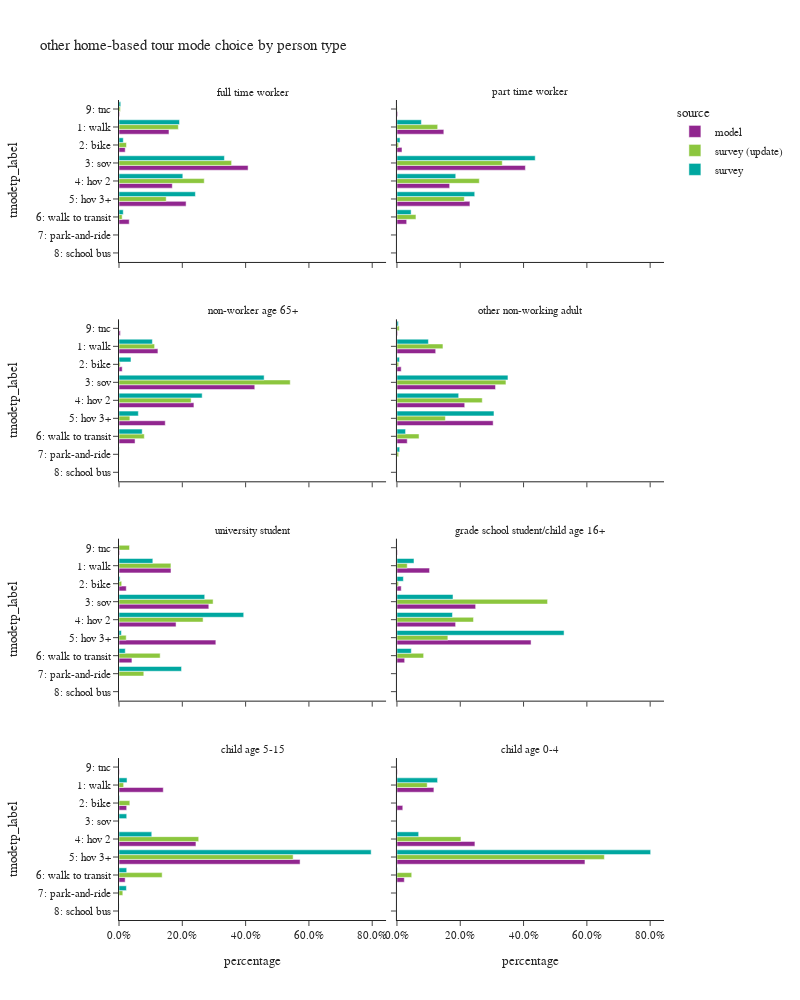

This figure's notebook cell:
### Code cell
plot_mode_choice(hb_tour,"pptyp_label",
                 {"pptyp_label":["full time worker","part time worker","non-worker age 65+","other non-working adult",
                                 "university student","grade school student/child age 16+","child age 5-15","child age 0-4"],
                  "tmodetp_label":["1: walk","2: bike","3: sov","4: hov 2","5: hov 3+","6: walk to transit",
                                   "7: park-and-ride","8: school bus","9: other–survey only"]},
                 "person type",2,1000)

### Figure 1 — Plotly figure (JSON) as saved in the notebook; plotly's stock layout.template omitted (floating-point values rounded to 4 significant figures)
{"data": [{"alignmentgroup": "True", "customdata": [[115357], [14347], [297954], [123023], [154849], [23603], [1425]], "hovertemplate": "source=model<br>pptyp_label=full time worker<br>percentage=%{x}<br>tmodetp_label=%{y}<br>sample count=%{customdata[0]}<extra></extra>", "legendgroup": "model", "marker": {"color": "#91268F", "pattern": {"shape": ""}}, "name": "model", "offsetgroup": "model", "orientation": "h", "showlegend": true, "textposition": "auto", "type": "bar", "x": [0.1579, 0.01964, 0.4078, 0.1684, 0.212, 0.03231, 0.001951], "xaxis": "x7", "y": ["1: walk", "2: bike", "3: sov", "4: hov 2", "5: hov 3+", "6: walk to transit", "9: tnc"], "yaxis": "y7"}, {"alignmentgroup": "True", "customdata": [[44564], [4794], [122082], [50103], [69363], [9245], [706]], "hovertemplate": "source=model<br>pptyp_label=part time worker<br>percentage=%{x}<br>tmodetp_label=%{y}<br>sample count=%{customdata[0]}<extra></extra>", "legendgroup": "model", "marker": {"color": "#91268F", "pattern": {"shape": ""}}, "name": "model", "offsetgroup": "model", "orientation": "h", "showlegend": false, "textposition": "auto", "type": "bar", "x": [0.1481, 0.01593, 0.4058, 0.1665, 0.2306, 0.03073, 0.002347], "xaxis": "x8", "y": ["1: walk", "2: bike", "3: sov", "4: hov 2", "5: hov 3+", "6: walk to transit", "9: tnc"], "yaxis": "y8"}, {"alignmentgroup": "True", "customdata": [[68970], [5690], [240614], [132782], [81981], [28441], [2466]], "hovertemplate": "source=model<br>pptyp_label=non-worker age 65+<br>percentage=%{x}<br>tmodetp_label=%{y}<br>sample count=%{customdata[0]}<extra></extra>", "legendgroup": "model", "marker": {"color": "#91268F", "pattern": {"shape": ""}}, "name": "model", "offsetgroup": "model", "orientation": "h", "showlegend": false, "textposition": "auto", "type": "bar", "x": [0.123, 0.01014, 0.4289, 0.2367, 0.1461, 0.0507, 0.004396], "xaxis": "x5", "y": ["1: walk", "2: bike", "3: sov", "4: hov 2", "5: hov 3+", "6: walk to transit", "9: tnc"], "yaxis": "y5"}, {"alignmentgroup": "True", "customdata": [[84636], [9278], [215335], [148048], [210174], [22476], [1464]], "hovertemplate": "source=model<br>pptyp_label=other non-working adult<br>percentage=%{x}<br>tmodetp_label=%{y}<br>sample count=%{customdata[0]}<extra></extra>", "legendgroup": "model", "marker": {"color": "#91268F", "pattern": {"shape": ""}}, "name": "model", "offsetgroup": "model", "orientation": "h", "showlegend": false, "textposition": "auto", "type": "bar", "x": [0.1224, 0.01342, 0.3114, 0.2141, 0.304, 0.03251, 0.002117], "xaxis": "x6", "y": ["1: walk", "2: bike", "3: sov", "4: hov 2", "5: hov 3+", "6: walk to transit", "9: tnc"], "yaxis": "y6"}, {"alignmentgroup": "True", "customdata": [[9377], [1310], [16198], [10292], [17468], [2332], [115]], "hovertemplate": "source=model<br>pptyp_label=university student<br>percentage=%{x}<br>tmodetp_label=%{y}<br>sample count=%{customdata[0]}<extra></extra>", "legendgroup": "model", "marker": {"color": "#91268F", "pattern": {"shape": ""}}, "name": "model", "offsetgroup": "model", "orientation": "h", "showlegend": false, "textposition": "auto", "type": "bar", "x": [0.1642, 0.02295, 0.2837, 0.1803, 0.306, 0.04085, 0.002014], "xaxis": "x3", "y": ["1: walk", "2: bike", "3: sov", "4: hov 2", "5: hov 3+", "6: walk to transit", "9: tnc"], "yaxis": "y3"}, {"alignmentgroup": "True", "customdata": [[14675], [1923], [35423], [26404], [60362], [3472], [197]], "hovertemplate": "source=model<br>pptyp_label=grade school student/child age 16+<br>percentage=%{x}<br>tmodetp_label=%{y}<br>sample count=%{customdata[0]}<extra></extra>", "legendgroup": "model", "marker": {"color": "#91268F", "pattern": {"shape": ""}}, "name": "model", "offsetgroup": "model", "orientation": "h", "showlegend": false, "textposition": "auto", "type": "bar", "x": [0.103, 0.0135, 0.2487, 0.1853, 0.4237, 0.02437, 0.001383], "xaxis": "x4", "y": ["1: walk", "2: bike", "3: sov", "4: hov 2", "5: hov 3+", "6: walk to transit", "9: tnc"], "yaxis": "y4"}, {"alignmentgroup": "True", "customdata": [[17722], [3074], [30806], [72487], [2466], [151]], "hovertemplate": "source=model<br>pptyp_label=child age 5-15<br>percentage=%{x}<br>tmodetp_label=%{y}<br>sample count=%{customdata[0]}<extra></extra>", "legendgroup": "model", "marker": {"color": "#91268F", "pattern": {"shape": ""}}, "name": "model", "offsetgroup": "model", "orientation": "h", "showlegend": false, "textposition": "auto", "type": "bar", "x": [0.1399, 0.02426, 0.2431, 0.5721, 0.01946, 0.001192], "xaxis": "x", "y": ["1: walk", "2: bike", "4: hov 2", "5: hov 3+", "6: walk to transit", "9: tnc"], "yaxis": "y"}, {"alignmentgroup": "True", "customdata": [[17070], [2695], [36020], [86854], [3402], [177]], "hovertemplate": "source=model<br>pptyp_label=child age 0-4<br>percentage=%{x}<br>tmodetp_label=%{y}<br>sample count=%{customdata[0]}<extra></extra>", "legendgroup": "model", "marker": {"color": "#91268F", "pattern": {"shape": ""}}, "name": "model", "offsetgroup": "model", "orientation": "h", "showlegend": false, "textposition": "auto", "type": "bar", "x": [0.1167, 0.01843, 0.2463, 0.594, 0.02327, 0.001211], "xaxis": "x2", "y": ["1: walk", "2: bike", "4: hov 2", "5: hov 3+", "6: walk to transit", "9: tnc"], "yaxis": "y2"}, {"alignmentgroup": "True", "customdata": [[459], [52], [448], [262], [145], [44], [2], [13]], "hovertemplate": "source=survey (update)<br>pptyp_label=full time worker<br>percentage=%{x}<br>tmodetp_label=%{y}<br>sample count=%{customdata[0]}<extra></extra>", "legendgroup": "survey (update)", "marker": {"color": "#8CC63E", "pattern": {"shape": ""}}, "name": "survey (update)", "offsetgroup": "survey (update)", "orientation": "h", "showlegend": true, "textposition": "auto", "type": "bar", "x": [0.1875, 0.0236, 0.3557, 0.2693, 0.1491, 0.009958, 0.0003214, 0.004467], "xaxis": "x7", "y": ["1: walk", "2: bike", "3: sov", "4: hov 2", "5: hov 3+", "6: walk to transit", "7: park-and-ride", "9: tnc"], "yaxis": "y7"}, {"alignmentgroup": "True", "customdata": [[80], [11], [151], [75], [47], [25], [2]], "hovertemplate": "source=survey (update)<br>pptyp_label=part time worker<br>percentage=%{x}<br>tmodetp_label=%{y}<br>sample count=%{customdata[0]}<extra></extra>", "legendgroup": "survey (update)", "marker": {"color": "#8CC63E", "pattern": {"shape": ""}}, "name": "survey (update)", "offsetgroup": "survey (update)", "orientation": "h", "showlegend": false, "textposition": "auto", "type": "bar", "x": [0.1287, 0.004936, 0.3327, 0.2602, 0.2128, 0.06002, 0.0006502], "xaxis": "x8", "y": ["1: walk", "2: bike", "3: sov", "4: hov 2", "5: hov 3+", "6: walk to transit", "9: tnc"], "yaxis": "y8"}, {"alignmentgroup": "True", "customdata": [[159], [11], [428], [254], [56], [55], [4], [1]], "hovertemplate": "source=survey (update)<br>pptyp_label=non-worker age 65+<br>percentage=%{x}<br>tmodetp_label=%{y}<br>sample count=%{customdata[0]}<extra></extra>", "legendgroup": "survey (update)", "marker": {"color": "#8CC63E", "pattern": {"shape": ""}}, "name": "survey (update)", "offsetgroup": "survey (update)", "orientation": "h", "showlegend": false, "textposition": "auto", "type": "bar", "x": [0.1125, 0.003648, 0.541, 0.2278, 0.03434, 0.07992, 0.0006762, 0.0001513], "xaxis": "x5", "y": ["1: walk", "2: bike", "3: sov", "4: hov 2", "5: hov 3+", "6: walk to transit", "7: park-and-ride", "9: tnc"], "yaxis": "y5"}, {"alignmentgroup": "True", "customdata": [[187], [22], [324], [194], [110], [64], [5], [7]], "hovertemplate": "source=survey (update)<br>pptyp_label=other non-working adult<br>percentage=%{x}<br>tmodetp_label=%{y}<br>sample count=%{customdata[0]}<extra></extra>", "legendgroup": "survey (update)", "marker": {"color": "#8CC63E", "pattern": {"shape": ""}}, "name": "survey (update)", "offsetgroup": "survey (update)", "orientation": "h", "showlegend": false, "textposition": "auto", "type": "bar", "x": [0.1453, 0.005416, 0.3444, 0.2696, 0.1531, 0.06987, 0.005306, 0.007063], "xaxis": "x6", "y": ["1: walk", "2: bike", "3: sov", "4: hov 2", "5: hov 3+", "6: walk to transit", "7: park-and-ride", "9: tnc"], "yaxis": "y6"}, {"alignmentgroup": "True", "customdata": [[39], [5], [27], [15], [4], [10], [3], [1]], "hovertemplate": "source=survey (update)<br>pptyp_label=university student<br>percentage=%{x}<br>tmodetp_label=%{y}<br>sample count=%{customdata[0]}<extra></extra>", "legendgroup": "survey (update)", "marker": {"color": "#8CC63E", "pattern": {"shape": ""}}, "name": "survey (update)", "offsetgroup": "survey (update)", "orientation": "h", "showlegend": false, "textposition": "auto", "type": "bar", "x": [0.1641, 0.008495, 0.2973, 0.2657, 0.02279, 0.13, 0.07835, 0.03329], "xaxis": "x3", "y": ["1: walk", "2: bike", "3: sov", "4: hov 2", "5: hov 3+", "6: walk to transit", "7: park-and-ride", "9: tnc"], "yaxis": "y3"}, {"alignmentgroup": "True", "customdata": [[5], [3], [17], [10], [15], [2]], "hovertemplate": "source=survey (update)<br>pptyp_label=grade school student/child age 16+<br>percentage=%{x}<br>tmodetp_label=%{y}<br>sample count=%{customdata[0]}<extra></extra>", "legendgroup": "survey (update)", "marker": {"color": "#8CC63E", "pattern": {"shape": ""}}, "name": "survey (update)", "offsetgroup": "survey (update)", "orientation": "h", "showlegend": false, "textposition": "auto", "type": "bar", "x": [0.03245, 0.004678, 0.4759, 0.2419, 0.1608, 0.08429], "xaxis": "x4", "y": ["1: walk", "2: bike", "3: sov", "4: hov 2", "5: hov 3+", "6: walk to transit"], "yaxis": "y4"}, {"alignmentgroup": "True", "customdata": [[9], [4], [1], [43], [107], [5], [1]], "hovertemplate": "source=survey (update)<br>pptyp_label=child age 5-15<br>percentage=%{x}<br>tmodetp_label=%{y}<br>sample count=%{customdata[0]}<extra></extra>", "legendgroup": "survey (update)", "marker": {"color": "#8CC63E", "pattern": {"shape": ""}}, "name": "survey (update)", "offsetgroup": "survey (update)", "orientation": "h", "showlegend": false, "textposition": "auto", "type": "bar", "x": [0.01466, 0.03418, 0.0008274, 0.2518, 0.5502, 0.1363, 0.01205], "xaxis": "x", "y": ["1: walk", "2: bike", "3: sov", "4: hov 2", "5: hov 3+", "6: walk to transit", "7: park-and-ride"], "yaxis": "y"}, {"alignmentgroup": "True", "customdata": [[26], [20], [74], [1], [1]], "hovertemplate": "source=survey (update)<br>pptyp_label=child age 0-4<br>percentage=%{x}<br>tmodetp_label=%{y}<br>sample count=%{customdata[0]}<extra></extra>", "legendgroup": "survey (update)", "marker": {"color": "#8CC63E", "pattern": {"shape": ""}}, "name": "survey (update)", "offsetgroup": "survey (update)", "orientation": "h", "showlegend": false, "textposition": "auto", "type": "bar", "x": [0.09553, 0.2022, 0.6553, 0.04666, 0.0002918], "xaxis": "x2", "y": ["1: walk", "4: hov 2", "5: hov 3+", "6: walk to transit", "7: park-and-ride"], "yaxis": "y2"}, {"alignmentgroup": "True", "customdata": [[434], [49], [419], [250], [130], [44], [2], [12]], "hovertemplate": "source=survey<br>pptyp_label=full time worker<br>percentage=%{x}<br>tmodetp_label=%{y}<br>sample count=%{customdata[0]}<extra></extra>", "legendgroup": "survey", "marker": {"color": "#00A7A0", "pattern": {"shape": ""}}, "name": "survey", "offsetgroup": "survey", "orientation": "h", "showlegend": true, "textposition": "auto", "type": "bar", "x": [0.1912, 0.01355, 0.3331, 0.2016, 0.2414, 0.01344, 0.0002852, 0.005483], "xaxis": "x7", "y": ["1: walk", "2: bike", "3: sov", "4: hov 2", "5: hov 3+", "6: walk to transit", "7: park-and-ride", "9: tnc"], "yaxis": "y7"}, {"alignmentgroup": "True", "customdata": [[73], [13], [142], [67], [42], [25]], "hovertemplate": "source=survey<br>pptyp_label=part time worker<br>percentage=%{x}<br>tmodetp_label=%{y}<br>sample count=%{customdata[0]}<extra></extra>", "legendgroup": "survey", "marker": {"color": "#00A7A0", "pattern": {"shape": ""}}, "name": "survey", "offsetgroup": "survey", "orientation": "h", "showlegend": false, "textposition": "auto", "type": "bar", "x": [0.07713, 0.009785, 0.4369, 0.1858, 0.2457, 0.04473], "xaxis": "x8", "y": ["1: walk", "2: bike", "3: sov", "4: hov 2", "5: hov 3+", "6: walk to transit"], "yaxis": "y8"}, {"alignmentgroup": "True", "customdata": [[150], [22], [410], [246], [52], [57], [4], [1]], "hovertemplate": "source=survey<br>pptyp_label=non-worker age 65+<br>percentage=%{x}<br>tmodetp_label=%{y}<br>sample count=%{customdata[0]}<extra></extra>", "legendgroup": "survey", "marker": {"color": "#00A7A0", "pattern": {"shape": ""}}, "name": "survey", "offsetgroup": "survey", "orientation": "h", "showlegend": false, "textposition": "auto", "type": "bar", "x": [0.1055, 0.03785, 0.4585, 0.2628, 0.06111, 0.07327, 0.0006388, 0.0003188], "xaxis": "x5", "y": ["1: walk", "2: bike", "3: sov", "4: hov 2", "5: hov 3+", "6: walk to transit", "7: park-and-ride", "9: tnc"], "yaxis": "y5"}, {"alignmentgroup": "True", "customdata": [[175], [25], [311], [172], [102], [60], [5], [6]], "hovertemplate": "source=survey<br>pptyp_label=other non-working adult<br>percentage=%{x}<br>tmodetp_label=%{y}<br>sample count=%{customdata[0]}<extra></extra>", "legendgroup": "survey", "marker": {"color": "#00A7A0", "pattern": {"shape": ""}}, "name": "survey", "offsetgroup": "survey", "orientation": "h", "showlegend": false, "textposition": "auto", "type": "bar", "x": [0.09939, 0.008075, 0.3507, 0.195, 0.3065, 0.02719, 0.008626, 0.004451], "xaxis": "x6", "y": ["1: walk", "2: bike", "3: sov", "4: hov 2", "5: hov 3+", "6: walk to transit", "7: park-and-ride", "9: tnc"], "yaxis": "y6"}, {"alignmentgroup": "True", "customdata": [[38], [4], [21], [12], [4], [7], [3]], "hovertemplate": "source=survey<br>pptyp_label=university student<br>percentage=%{x}<br>tmodetp_label=%{y}<br>sample count=%{customdata[0]}<extra></extra>", "legendgroup": "survey", "marker": {"color": "#00A7A0", "pattern": {"shape": ""}}, "name": "survey", "offsetgroup": "survey", "orientation": "h", "showlegend": false, "textposition": "auto", "type": "bar", "x": [0.1069, 0.003398, 0.2708, 0.394, 0.007462, 0.01981, 0.1976], "xaxis": "x3", "y": ["1: walk", "2: bike", "3: sov", "4: hov 2", "5: hov 3+", "6: walk to transit", "7: park-and-ride"], "yaxis": "y3"}, {"alignmentgroup": "True", "customdata": [[4], [2], [13], [9], [15], [2]], "hovertemplate": "source=survey<br>pptyp_label=grade school student/child age 16+<br>percentage=%{x}<br>tmodetp_label=%{y}<br>sample count=%{customdata[0]}<extra></extra>", "legendgroup": "survey", "marker": {"color": "#00A7A0", "pattern": {"shape": ""}}, "name": "survey", "offsetgroup": "survey", "orientation": "h", "showlegend": false, "textposition": "auto", "type": "bar", "x": [0.05384, 0.02031, 0.1771, 0.1754, 0.528, 0.04532], "xaxis": "x4", "y": ["1: walk", "2: bike", "3: sov", "4: hov 2", "5: hov 3+", "6: walk to transit"], "yaxis": "y4"}, {"alignmentgroup": "True", "customdata": [[8], [3], [1], [41], [96], [4], [1], [2]], "hovertemplate": "source=survey<br>pptyp_label=child age 5-15<br>percentage=%{x}<br>tmodetp_label=%{y}<br>sample count=%{customdata[0]}<extra></extra>", "legendgroup": "survey", "marker": {"color": "#00A7A0", "pattern": {"shape": ""}}, "name": "survey", "offsetgroup": "survey", "orientation": "h", "showlegend": false, "textposition": "auto", "type": "bar", "x": [0.0254, 0.001926, 0.0244, 0.1035, 0.7967, 0.0244, 0.02346, 0.000267], "xaxis": "x", "y": ["1: walk", "2: bike", "3: sov", "4: hov 2", "5: hov 3+", "6: walk to transit", "7: park-and-ride", "8: school bus"], "yaxis": "y"}, {"alignmentgroup": "True", "customdata": [[24], [14], [65], [1], [1]], "hovertemplate": "source=survey<br>pptyp_label=child age 0-4<br>percentage=%{x}<br>tmodetp_label=%{y}<br>sample count=%{customdata[0]}<extra></extra>", "legendgroup": "survey", "marker": {"color": "#00A7A0", "pattern": {"shape": ""}}, "name": "survey", "offsetgroup": "survey", "orientation": "h", "showlegend": false, "textposition": "auto", "type": "bar", "x": [0.1283, 0.06863, 0.8015, 0.001273, 0.0002254], "xaxis": "x2", "y": ["1: walk", "4: hov 2", "5: hov 3+", "6: walk to transit", "7: park-and-ride"], "yaxis": "y2"}], "layout": {"annotations": [{"font": {}, "showarrow": false, "text": "child age 5-15", "x": 0.245, "xanchor": "center", "xref": "paper", "y": 0.1975, "yanchor": "bottom", "yref": "paper"}, {"font": {}, "showarrow": false, "text": "child age 0-4", "x": 0.755, "xanchor": "center", "xref": "paper", "y": 0.1975, "yanchor": "bottom", "yref": "paper"}, {"font": {}, "showarrow": false, "text": "university student", "x": 0.245, "xanchor": "center", "xref": "paper", "y": 0.465, "yanchor": "bottom", "yref": "paper"}, {"font": {}, "showarrow": false, "text": "grade school student/child age 16+", "x": 0.755, "xanchor": "center", "xref": "paper", "y": 0.465, "yanchor": "bottom", "yref": "paper"}, {"font": {}, "showarrow": false, "text": "non-worker age 65+", "x": 0.245, "xanchor": "center", "xref": "paper", "y": 0.7325, "yanchor": "bottom", "yref": "paper"}, {"font": {}, "showarrow": false, "text": "other non-working adult", "x": 0.755, "xanchor": "center", "xref": "paper", "y": 0.7325, "yanchor": "bottom", "yref": "paper"}, {"font": {}, "showarrow": false, "text": "full time worker", "x": 0.245, "xanchor": "center", "xref": "paper", "y": 1.0, "yanchor": "bottom", "yref": "paper"}, {"font": {}, "showarrow": false, "text": "part time worker", "x": 0.755, "xanchor": "center", "xref": "paper", "y": 1.0, "yanchor": "bottom", "yref": "paper"}], "barmode": "group", "height": 1000, "legend": {"title": {"text": "source"}, "tracegroupgap": 0}, "title": {"text": "other home-based tour mode choice by person type"}, "width": 800, "xaxis": {"anchor": "y", "domain": [0.0, 0.49], "tickformat": ".1%", "title": {"text": "percentage"}}, "xaxis2": {"anchor": "y2", "domain": [0.51, 1.0], "matches": "x", "tickformat": ".1%", "title": {"text": "percentage"}}, "xaxis3": {"anchor": "y3", "domain": [0.0, 0.49], "matches": "x", "showticklabels": false, "tickformat": ".1%"}, "xaxis4": {"anchor": "y4", "domain": [0.51, 1.0], "matches": "x", "showticklabels": false, "tickformat": ".1%"}, "xaxis5": {"anchor": "y5", "domain": [0.0, 0.49], "matches": "x", "showticklabels": false, "tickformat": ".1%"}, "xaxis6": {"anchor": "y6", "domain": [0.51, 1.0], "matches": "x", "showticklabels": false, "tickformat": ".1%"}, "xaxis7": {"anchor": "y7", "domain": [0.0, 0.49], "matches": "x", "showticklabels": false, "tickformat": ".1%"}, "xaxis8": {"anchor": "y8", "domain": [0.51, 1.0], "matches": "x", "showticklabels": false, "tickformat": ".1%"}, "yaxis": {"anchor": "x", "categoryarray": ["9: other–survey only", "8: school bus", "7: park-and-ride", "6: walk to transit", "5: hov 3+", "4: hov 2", "3: sov", "2: bike", "1: walk"], "categoryorder": "array", "domain": [0.0, 0.1975], "title": {"text": "tmodetp_label"}}, "yaxis2": {"anchor": "x2", "domain": [0.0, 0.1975], "matches": "y", "showticklabels": false}, "yaxis3": {"anchor": "x3", "categoryarray": ["9: other–survey only", "8: school bus", "7: park-and-ride", "6: walk to transit", "5: hov 3+", "4: hov 2", "3: sov", "2: bike", "1: walk"], "categoryorder": "array", "domain": [0.2675, 0.465], "matches": "y", "title": {"text": "tmodetp_label"}}, "yaxis4": {"anchor": "x4", "domain": [0.2675, 0.465], "matches": "y", "showticklabels": false}, "yaxis5": {"anchor": "x5", "categoryarray": ["9: other–survey only", "8: school bus", "7: park-and-ride", "6: walk to transit", "5: hov 3+", "4: hov 2", "3: sov", "2: bike", "1: walk"], "categoryorder": "array", "domain": [0.535, 0.7325], "matches": "y", "title": {"text": "tmodetp_label"}}, "yaxis6": {"anchor": "x6", "domain": [0.535, 0.7325], "matches": "y", "showticklabels": false}, "yaxis7": {"anchor": "x7", "categoryarray": ["9: other–survey only", "8: school bus", "7: park-and-ride", "6: walk to transit", "5: hov 3+", "4: hov 2", "3: sov", "2: bike", "1: walk"], "categoryorder": "array", "domain": [0.8025, 1.0], "matches": "y", "title": {"text": "tmodetp_label"}}, "yaxis8": {"anchor": "x8", "domain": [0.8025, 1.0], "matches": "y", "showticklabels": false}}}
